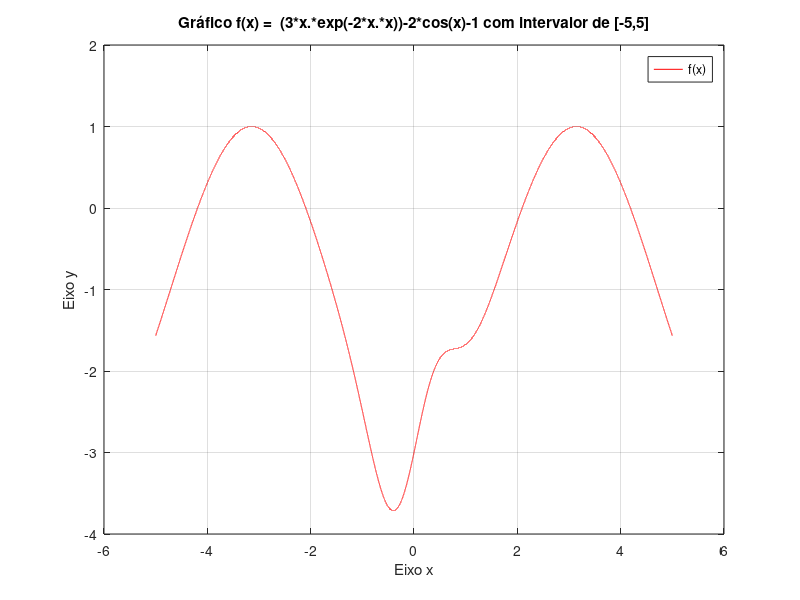

MATLAB code for this plot:
%Aluna: Beatriz Emiliano Maciel de Sousa 
%Matricula: 120111097

%Questão 5.a

x = -5:0.0001:5
y = 3.*x.*e.^(-2.*x.^(2))-2.*cos(x)-1; %Função f(x) da questão
plot(x,y, 'r-'); %Plot do gráfico, com o traço continuo na cor vermelha
title('Gráfico f(x) =  (3*x.*exp(-2*x.*x))-2*cos(x)-1 com intervalor de [-5,5]'); %Titulo 
xlabel('Eixo x'); %label 
ylabel('Eixo y');
legend('f(x)');
grid on;